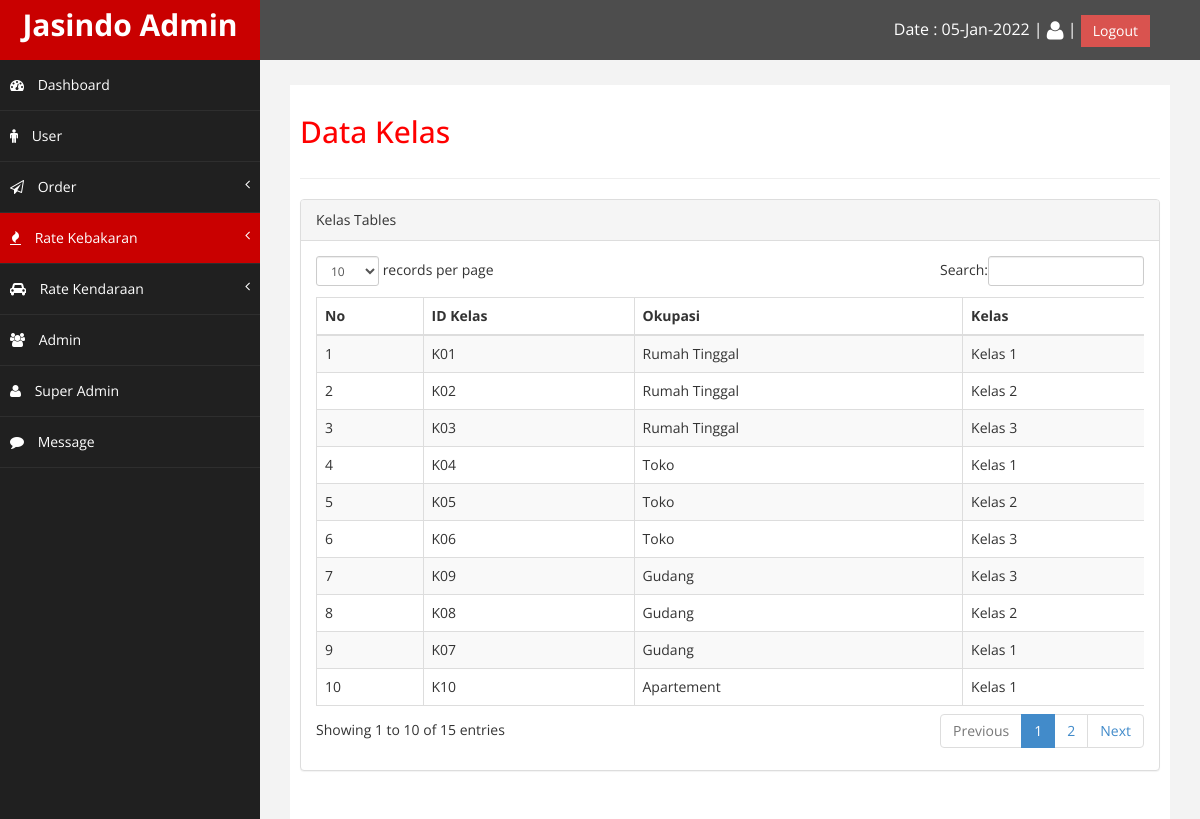
Page /admin/kelas.php (signed in) on the committed database.
### tables this page shows
CREATE TABLE `kelas_konstruksi` (
  `no` int(8) NOT NULL,
  `id_kelas` varchar(10) NOT NULL,
  `id_okupasi` varchar(10) NOT NULL,
  `kelas` varchar(10) NOT NULL
);

CREATE TABLE `okupasi` (
  `no` int(8) NOT NULL,
  `id_okupasi` varchar(10) NOT NULL,
  `kode_okupasi` varchar(10) NOT NULL,
  `keterangan` varchar(20) NOT NULL
);

### admin/kelas.php (the view, shortened to what this page needs)
<!DOCTYPE html>
<html xmlns="http://www.w3.org/1999/xhtml">
<head>
    <link href="assets/css/bootstrap.css" rel="stylesheet" />
    <link href="assets/css/font-awesome.css" rel="stylesheet" />
    <link href="assets/css/custom.css" rel="stylesheet" />
    <link href="assets/js/dataTables/dataTables.bootstrap.css" rel="stylesheet" />
</head>
<body>
    <div id="wrapper">
        <nav class="navbar navbar-default navbar-cls-top " role="navigation" style="margin-bottom: 0">
            <div class="navbar-header">
                <a class="navbar-brand" href="beranda.php">Jasindo Admin</a>
            </div>
            <div style="color: white;
            padding: 15px 50px 5px 50px;
            float: right;
            font-size: 16px;"> Date : <?php echo date("d-M-Y"); ?> | <a href="profile.php" title="Profile" style="color: white;"><i class="fa fa-user fa-lg"></i></a> | <a href="logout.php" onclick="return konfirmasi()" class="btn btn-danger square-btn-adjust">Logout</a>
            </div>
        </nav>
                <nav class="navbar-default navbar-side" role="navigation">
                <div class="sidebar-collapse">
                <ul class="nav" id="main-menu">
                <li>
                <a href="beranda.php"><i class="fa fa-dashboard"></i> Dashboard</a>
                </li>
                <li>
                <a href="user.php"><i class="fa fa-male"></i> User</a>
                </li>
                <li>
                    <a href="#"><i class="fa fa-paper-plane-o"></i> Order<span class="fa arrow"></span></a>
                </li>
                <li>
                    <a class="active-menu" href="#"><i class="fa fa-fire"></i> Rate Kebakaran<span class="fa arrow"></span></a>
                </li>
                <li>
                    <a href="#"><i class="fa fa-automobile"></i> Rate Kendaraan<span class="fa arrow"></span></a>
                </li>
                <li>
                    <a href="admin.php"><i class="fa fa-users"></i> Admin</a>
                </li>
                <li>
                    <a href="superadmin.php"><i class="fa fa-user"></i> Super Admin</a>
                </li>
                <li>
                <a href="message.php"><i class="fa fa-comment"></i> Message</a>
                </li>
                </ul>
                </div>
                </nav>
        <div id="page-wrapper" >
            <div id="page-inner">
                <div class="row">
                    <div class="col-md-12">
                     <h2>Data Kelas</h2>
                    </div>
                </div>
                 <hr />
            <div class="row">
                <div class="col-md-12">
                    <div class="panel panel-default">
                        <div class="panel-heading">
                             Kelas Tables
                        </div>
                        <div class="panel-body">
                            <div class="table-responsive">
                                <table class="table table-striped table-bordered table-hover" id="dataTables-example">
                                    <thead>
                                        <tr>
                                            <th>No</th>
                                            <th>ID Kelas</th>
                                            <th>Okupasi</th>
                                            <th>Kelas</th>
                                        </tr>
                                    </thead>
                                    <tbody>
                                    <?php
                                      $query = mysql_query ("SELECT * FROM kelas_konstruksi ORDER BY id_okupasi asc");
                                      $no=1;
                                      while ($var=mysql_fetch_array($query)) {
                                        $okupasi=mysql_fetch_array(mysql_query("SELECT keterangan FROM okupasi WHERE id_okupasi='$var[id_okupasi]'"));
                                    ?>
                                    <tr>
                                    <td><?php echo $no ?></td>
                                    <td><?php echo $var ['id_kelas']; ?></td>
                                    <td><?php echo $okupasi ['keterangan']; ?></td>
                                    <td><?php echo $var ['kelas']; ?></td>
                                    </tr>
                                    <?php
                                    $no++;
                                    }
                                    ?>
                                    </tbody>
                                </table>
                            </div>
                        </div>
                    </div>
                </div>
            </div>
            </div>
        </div>
    </div>
</body>
</html>

### admin/assets/css/custom.css (style rules this page uses)
body { font-family: 'Open Sans', sans-serif; }
#wrapper { width: 100%; background:#202020; }
#page-wrapper { padding: 15px 15px; min-height: 600px; background:#F3F3F3; }
#page-inner { width:100%; margin:10px 20px 10px 0px; background-color:#fff!important; padding:10px; min-height:1200px; }
h2 { color: #f00; }
.square-btn-adjust { border: 0px solid transparent; -webkit-border-radius: 0px; -moz-border-radius: 0px; border-radius: 0px; }
.navbar-cls-top .navbar-brand { color: #fff; background: #C90000; width: 260px; text-align: center; height: 60px; font-size: 30px; font-weight: 700; }
.active-menu { background-color:#C90000!important; }
.arrow { float: right; }
.fa.arrow:before { content: "\f104"; }
.sidebar-collapse , .sidebar-collapse .nav { background:none; }
.sidebar-collapse .nav { padding:0; }
.sidebar-collapse .nav > li > a { color:#fff; background:#202020; text-shadow:none; }
.sidebar-collapse > .nav > li > a { padding:15px 10px; }
.sidebar-collapse > .nav > li { border-bottom: 1px solid rgba(107, 108, 109, 0.19); }
.navbar-side { border:none; background-color: #202020; }
.navbar-cls-top { background:#4D4D4D; border-bottom:none; }
.navbar-default { border:0px solid black; }
.navbar-header { background: #A70303; }
.nav > li > a > i { margin-right:10px; }
@media (min-width:768px) { #page-wrapper { margin: 0 0 0 260px; padding: 15px 30px; min-height: 1200px; } }
@media (min-width:768px) { .navbar-side { z-index: 1; position: absolute; width: 260px; } }
@media (min-width:768px) { .navbar { border-radius: 0px; } }

### rows in the picture
kelas_konstruksi: id_kelas "K01", okupasi.keterangan "Rumah Tinggal", kelas "Kelas 1"
kelas_konstruksi: id_kelas "K02", okupasi.keterangan "Rumah Tinggal", kelas "Kelas 2"
kelas_konstruksi: id_kelas "K03", okupasi.keterangan "Rumah Tinggal", kelas "Kelas 3"
kelas_konstruksi: id_kelas "K04", okupasi.keterangan "Toko", kelas "Kelas 1"
kelas_konstruksi: id_kelas "K05", okupasi.keterangan "Toko", kelas "Kelas 2"
kelas_konstruksi: id_kelas "K06", okupasi.keterangan "Toko", kelas "Kelas 3"
kelas_konstruksi: id_kelas "K09", okupasi.keterangan "Gudang", kelas "Kelas 3"
kelas_konstruksi: id_kelas "K08", okupasi.keterangan "Gudang", kelas "Kelas 2"
kelas_konstruksi: id_kelas "K07", okupasi.keterangan "Gudang", kelas "Kelas 1"
kelas_konstruksi: id_kelas "K10", okupasi.keterangan "Apartement", kelas "Kelas 1"
